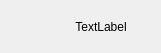
<?xml version="1.0" encoding="UTF-8"?>
<ui version="4.0">
 <class>MonitorBtn</class>
 <widget class="QWidget" name="MonitorBtn">
  <property name="geometry">
   <rect>
    <x>0</x>
    <y>0</y>
    <width>161</width>
    <height>53</height>
   </rect>
  </property>
  <property name="windowTitle">
   <string>Form</string>
  </property>
  <property name="styleSheet">
   <string notr="true"/>
  </property>
  <layout class="QVBoxLayout" name="verticalLayout">
   <property name="spacing">
    <number>0</number>
   </property>
   <property name="leftMargin">
    <number>0</number>
   </property>
   <property name="topMargin">
    <number>0</number>
   </property>
   <property name="rightMargin">
    <number>0</number>
   </property>
   <property name="bottomMargin">
    <number>0</number>
   </property>
   <item>
    <widget class="QWidget" name="widget" native="true">
     <property name="styleSheet">
      <string notr="true"/>
     </property>
     <layout class="QHBoxLayout" name="horizontalLayout">
      <property name="spacing">
       <number>6</number>
      </property>
      <property name="topMargin">
       <number>0</number>
      </property>
      <property name="bottomMargin">
       <number>0</number>
      </property>
      <item>
       <widget class="QLabel" name="labelPic">
        <property name="minimumSize">
         <size>
          <width>35</width>
          <height>35</height>
         </size>
        </property>
        <property name="maximumSize">
         <size>
          <width>35</width>
          <height>35</height>
         </size>
        </property>
        <property name="styleSheet">
         <string notr="true">background-color: rgb(0, 0, 0,0);</string>
        </property>
        <property name="text">
         <string/>
        </property>
       </widget>
      </item>
      <item>
       <widget class="QLabel" name="labelName">
        <property name="sizePolicy">
         <sizepolicy hsizetype="Expanding" vsizetype="Preferred">
          <horstretch>0</horstretch>
          <verstretch>0</verstretch>
         </sizepolicy>
        </property>
        <property name="styleSheet">
         <string notr="true">background-color: rgb(0, 0, 0,0);</string>
        </property>
        <property name="text">
         <string>TextLabel</string>
        </property>
        <property name="alignment">
         <set>Qt::AlignCenter</set>
        </property>
       </widget>
      </item>
     </layout>
    </widget>
   </item>
  </layout>
 </widget>
 <resources/>
 <connections/>
</ui>
